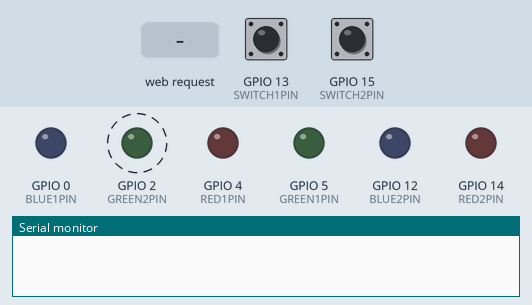
Bench run of a sketch on a simulated ESP8266 (Wemos D1 mini). On the bench: output pins drawn as LEDs (lit = HIGH), the last lines printed to the serial monitor. Dashed ring = blinking. The inputs (shaded band) are chosen by the test bench; at power-on: GPIO 13 (SWITCH1PIN) HIGH, GPIO 15 (SWITCH2PIN) HIGH. WiFi joins after 1.5 s; servers stay silent unless stated.

Above: at 0.9 s.
1.3 s: GPIO 13 (SWITCH1PIN) pulled LOW for 0.15 s
At 1.45 s:
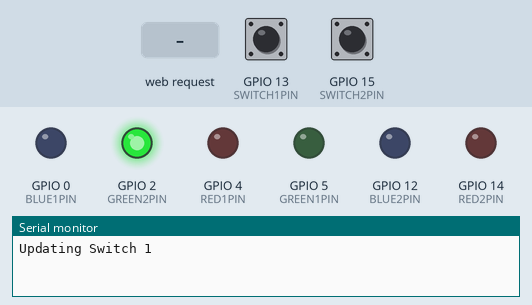
At 2.4 s:
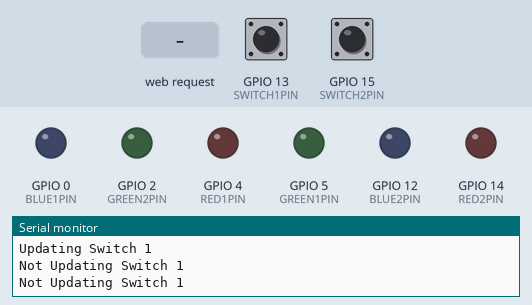
3.0 s: HTTP request GET /set received
Timing chart, 0 to 6.0 s (numbered marks = the images above; inputs shaded):
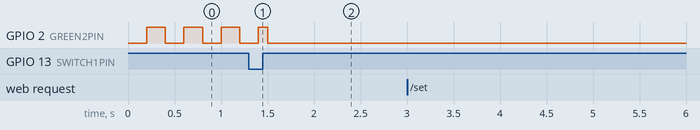

The sketch:

wemos_led_strip.ino
```cpp
#include <ESP8266WiFi.h>
#include <WiFiClient.h>
#include <ESP8266WebServer.h>
#include <ESP8266mDNS.h>
#include <ArduinoJson.h>

//Start Customization Variables

#define WifiLEDInterval 200
#define mDNSLEDInterval 1500

#define GREEN1PIN 5
#define RED1PIN 4
#define BLUE1PIN 0

#define GREEN2PIN 2
#define RED2PIN 14
#define BLUE2PIN 12

#define SWITCH1PIN 13
#define SWITCH2PIN 15

#define LEDPIN BUILTIN_LED
#define LEDON LOW

#define SWITCHON LOW
// End Customization Variables


// System and Switch states
int switch1State;
int switch2State;

enum status {
  WifiWait,
  MDNSWait,
  Ready
};

status currentStatus = WifiWait;

bool serverInitialized = false;
bool wifiInitialized = false;

// End System and Switch states

// Status LED Setup
unsigned long previousMillis = 0;
int ledState = LEDON;
// End of Status LED Setup

// WiFi,mDNS,Webserver setup
const char* ssid = "FellowBros";
const char* password = "bhaijaan";
const char* mdns_hostname = "wemos";

ESP8266WebServer server(80);
// End of WiFi,mDNS,Webserver setup

// Color Variables for each strip
int red1 = 0;
int green1 = 0;
int blue1 = 0;

int red2 = 0;
int green2 = 0;
int blue2 = 0;
// End of Color Variables for each strip

void setup() {
  // Set Pin Modes
  pinMode(LEDPIN, OUTPUT);
  pinMode(RED1PIN, OUTPUT);
  pinMode(GREEN1PIN, OUTPUT);
  pinMode(BLUE1PIN, OUTPUT);
  pinMode(RED2PIN, OUTPUT);
  pinMode(GREEN2PIN, OUTPUT);
  pinMode(BLUE2PIN, OUTPUT);
  pinMode(SWITCH1PIN, INPUT);
  pinMode(SWITCH2PIN, INPUT);

  // Set Initial Switch states
  switch1State = digitalRead(SWITCH1PIN);
  switch2State = digitalRead(SWITCH2PIN);

  Serial.begin(115200);
}

void loop() {
  // Check if Wifi Disconnected
  if(wifiInitialized && serverInitialized) {
    if(WiFi.status() != WL_CONNECTED) {
      server.stop();
      serverInitialized = false;
      wifiInitialized = false;
      currentStatus = WifiWait;
    }
  }

  // WifiWait State, waiting for Wifi to initialize and connect
  if(currentStatus == WifiWait) {
    // If Wifi is not Initialized start the WiFi connection
    if(!wifiInitialized) {
      WiFi.begin(ssid, password);
      wifiInitialized = true;
    }
    // When the Wifi Connects move to the MDNSWait State
    if(WiFi.status() == WL_CONNECTED) {
      currentStatus = MDNSWait;
    } else {
      // Waiting for Wifi to connect, flash LED accordingly
      unsigned long currentMillis = millis();
      unsigned long elapsedTime = currentMillis - previousMillis;
      if(elapsedTime >= WifiLEDInterval) {
        previousMillis = currentMillis;
        toggleLed();
      }
    }
  }

  // MDNSWait Sate, waiting for MDNS to initialize
  if(currentStatus == MDNSWait) {
    // When the MDNS initializes move to Ready State
    if (MDNS.begin(mdns_hostname)) {
      currentStatus = Ready;
    } else {
      // Waiting for MDNS to Init, flash LED accordingly
      unsigned long currentMillis = millis();
      unsigned long elapsedTime = currentMillis - previousMillis;
      if(elapsedTime >= MDNSWait) {
        previousMillis = currentMillis;
        toggleLed();
      }
    }
  }

  // Ready State, start webserver if not initialized and handle clients
  if(currentStatus == Ready) {
    if(serverInitialized == false) {
      //Initialize Webserver
      digitalWrite(LEDPIN, LEDON);
      ledState = LEDON;

      // Setup Server Routes
      server.on("/", handleRoot);
      server.on("/set", handleSet);
      server.on("/status", handleStatus);
      server.onNotFound(handleNotFound);
      // Start Server
      server.begin();

      // Update Color Values
      updateStrip1();
      updateStrip2();

      serverInitialized = true;
    } else {
      server.handleClient();
    }
  }

  // Check Switch 1 State and turn on or off based on it
  int new_switch1State = digitalRead(SWITCH1PIN);
  if(new_switch1State!= switch1State) {
    switch1State = new_switch1State;
    updateStrip1();
  }
  // Check Switch 2 State and turn on or off based on it
  int new_switch2State = digitalRead(SWITCH2PIN);
  if(new_switch2State!= switch2State) {
    switch2State = new_switch2State;
    updateStrip2();
  }
}

// Toggle Status LED
void toggleLed() {
   ledState = !ledState;
   digitalWrite(LEDPIN, ledState);
}


// Handle Root route
void handleRoot() {
  server.send(200, "text/plain", "Welcome to the WeMOS LED Strip Controller, Please POST to this URL to set colors or go to /status to see current color");
}

// Handel Set route and set colors based on url params
void handleSet() {
  int n=0;
  int r_new=-1;
  int g_new=-1;
  int b_new=-1;
  bool r_changed=false;
  bool g_changed=false;
  bool b_changed=false;
  server.send(200, "text/plain", "Setting Colors");
  // Get url params
  Serial.println(server.args());
  for (uint8_t i=0; i<server.args(); i++) {
    Serial.println(server.argName(i));
    if(server.argName(i)=="r") {
      r_new = server.arg(i).toInt();
    } else if (server.argName(i)=="g") {
      g_new = server.arg(i).toInt();
    } else if (server.argName(i)=="b") {
      b_new = server.arg(i).toInt();
    } else if (server.argName(i)=="n") {
      n = server.arg(i).toInt();
    }
  }

  // See if params are present
  if(r_new > -1) {
    r_changed = true;
  }
  if(g_new > -1) {
    g_changed = true;
  }
  if(b_new > -1) {
    b_changed = true;
  }

  // Set colors for corresponding led strip(s) and update.
  if(n==1) {
    if(r_changed) {
      red1 = r_new;
    }
    if(g_changed) {
      green1 = g_new;
    }
    if(b_changed) {
      blue1 = b_new;
    }
    updateStrip1();
  } else if(n==2) {
    if(r_changed) {
      red2 = r_new;
    }
    if(g_changed) {
      green2 = g_new;
    }
    if(b_changed) {
      blue2 = b_new;
    }
    updateStrip2();
  } else {
    if(r_changed) {
      red1 = r_new;
      red2 = r_new;
    }
    if(g_changed) {
      green1 = g_new;
      green2 = g_new;
    }
    if(b_changed) {
      blue1 = b_new;
      blue2 = b_new;
    }
    updateStrip1();
    updateStrip2();
  }
}
// Handle status route, returns colors for each strip
void handleStatus() {
  StaticJsonBuffer<200> jsonBuffer;
  JsonObject& root = jsonBuffer.createObject();
  JsonObject& strip1 = root.createNestedObject("strip1");
  JsonObject& strip2 = root.createNestedObject("strip2");
  strip1["red"] = red1;
  strip1["green"] = green1;
  strip1["blue"] = blue1;
  strip2["red"] = red2;
  strip2["green"] = green2;
  strip2["blue"] = blue2;
  char buffer[256];
  root.printTo(buffer, sizeof(buffer));
  server.send(200, "application/json", buffer);
}

// Handle not found route
void handleNotFound(){
  String message = "File Not Found\n\n";
  message += "URI: ";
  message += server.uri();
  message += "\nMethod: ";
  message += (server.method() == HTTP_GET)?"GET":"POST";
  message += "\nArguments: ";
  message += server.args();
  message += "\n";
  for (uint8_t i=0; i<server.args(); i++){
    message += " " + server.argName(i) + ": " + server.arg(i) + "\n";
  }
  server.send(404, "text/plain", message);
}

// Set Strip 1 colors
void updateStrip1() {
  if(switch1State == SWITCHON) {
    Serial.println("Updating Switch 1");
    analogWrite(RED1PIN, red1);
    analogWrite(BLUE1PIN, blue1);
    analogWrite(GREEN1PIN, green1);
  } else {
    Serial.println("Not Updating Switch 1");
    analogWrite(RED1PIN, 0);
    analogWrite(BLUE1PIN, 0);
    analogWrite(GREEN1PIN, 0);
  }
}

// Set Strip 2 colors
void updateStrip2() {
  if(switch1State == SWITCHON) {
    analogWrite(RED2PIN, red2);
    analogWrite(BLUE2PIN, blue2);
    analogWrite(GREEN2PIN, green2);
  } else {
    analogWrite(RED2PIN, 0);
    analogWrite(BLUE2PIN, 0);
    analogWrite(GREEN2PIN, 0);
  }
}
```
